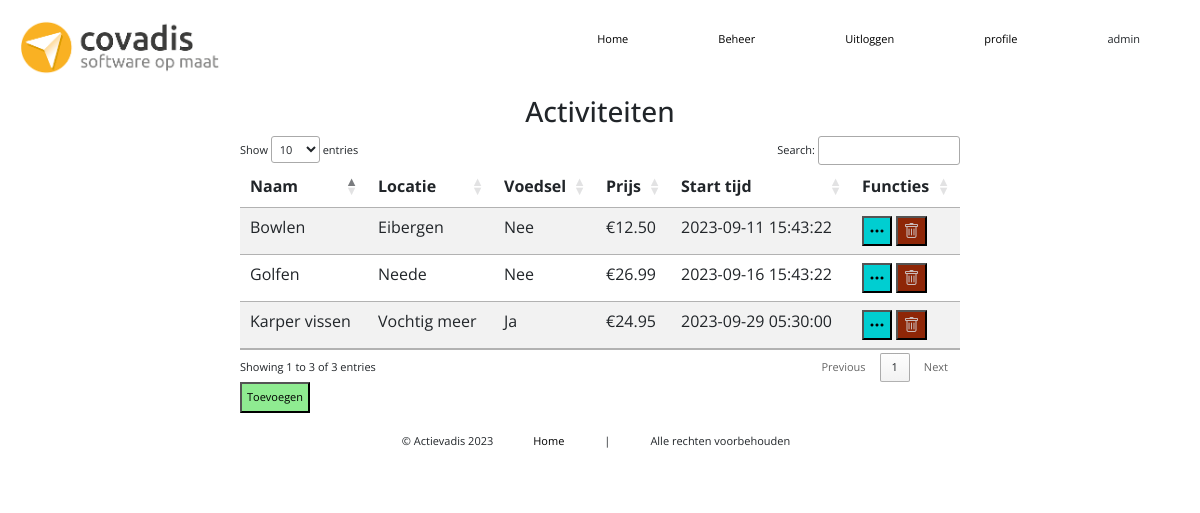
Page /Pages/Admin/admin.php (signed in) on the committed database.
### tables this page shows
CREATE TABLE `user` (
  `id` int(25) NOT NULL,
  `username` varchar(60) NOT NULL,
  `password` varchar(100) NOT NULL,
  `admin` tinyint(1) NOT NULL
);

CREATE TABLE `activity` (
  `id` int(11) NOT NULL,
  `name` varchar(60) NOT NULL,
  `location` varchar(255) NOT NULL,
  `food` tinyint(1) NOT NULL,
  `price` double NOT NULL,
  `description` varchar(255) NOT NULL,
  `image` varchar(30) NOT NULL,
  `startTime` datetime NOT NULL,
  `endTime` datetime NOT NULL
);

### Database/databaseFunctions.php (called while the page is built, shortened)
<?php
function db_connect(){
    $servername = "localhost";
    $username   = "root";
    $password   = "";
    $dbname     = "actievadis";
    $mysqli = new mysqli($servername, $username, $password, $dbname);
    return $mysqli;
}
function db_getData($query){
    $mysqli = db_connect();
    $result = $mysqli->query($query);
    return $result;
}
?>

### Database/userFunctions.php (called while the page is built, shortened)
<?php
require_once ("databaseFunctions.php");
require_once ("../../Class/User.php");
function getUserById($id)
{
    $result = db_getData("SELECT * FROM user WHERE id = '$id'");
    return $result;
}
?>

### Class/User.php (called while the page is built, shortened)
<?php
class user {
    private $username;
    private $admin;
    function __construct($sqlResult = null)
    {
        try {
            if ($sqlResult)
            {
                $userArr = $sqlResult->fetch_row();
                $this->username = $userArr[1];
                $this->admin = $userArr[3];
            } else {
                return $this;
            }
        } catch (\Throwable $th) {
            echo "Error: ".$th;
        }
    }
    public function getUsername()
    {
        return $this->username;
    }
    public function getAdmin()
    {
        return $this->admin;
    }
}

### Database/activityFunctions.php (called while the page is built, shortened)
<?php
require_once "databaseFunctions.php";
function getAllActivities()
{
    return db_getData("SELECT * FROM activity");
}
?>

### Class/HandyFunctions.php (called while the page is built, shortened)
<?php
function boolToYesNo($boolean)
{
    return $boolean ? "Ja" : "Nee";
}
?>

### Pages/Admin/admin.php (the view, shortened to what this page needs)
<?php
    require_once "../General/header.php";
    require_once "../../Database/activityFunctions.php";
?>
<link rel="stylesheet" href="../../Css/admin.css">
<link rel="stylesheet" href="https://cdn.jsdelivr.net/npm/bootstrap@5.2.3/dist/css/bootstrap.min.css">
<link href="//cdn.datatables.net/1.13.3/css/jquery.dataTables.min.css" rel="stylesheet">
<link rel="stylesheet" href="https://cdn.jsdelivr.net/npm/bootstrap-icons@1.10.3/font/bootstrap-icons.css">
<body>
    <div class="containerTable">
        <h3 class="bold">Activiteiten</h3>
        <table id="activityTable" class="table table-striped">
            <thead>
                <tr>
                    <th>Naam</th>
                    <th>Locatie</th>
                    <th>Voedsel</th>
                    <th>Prijs</th>
                    <th>Start tijd</th>
                    <th>Functies</th>
                </tr>
            </thead>
            <tbody>
                <?php $activities = getAllActivities();
                while ($activity = $activities->fetch_assoc()) {?>
                <tr>
                    <td><?php echo $activity['name']?></td>
                    <td><?php echo $activity['location']?></td>
                    <td><?php echo boolToYesNo($activity['food'])?></td>
                    <td><?php echo "€" . number_format((float)$activity['price'], 2, '.', '')?></td>
                    <td><?php echo $activity['startTime']?></td>
                    <td>
                        <button class="functionBtn btnMoreInfo" title="Meer info" id="<?php echo $activity['id'] ?>"><i class="bi bi-three-dots"></i></button>
                        <button class="functionBtn btnDelete" title="Meer info" id="<?php echo $activity['id'] ?>"><i class="bi bi-trash"></i></button>
                    </td>
                </tr>
                <?php }?>
            </tbody>
        </table>
        <button class="btnAddActivity" id="btnAddActivity">Toevoegen</button>
    </div>
</body>
<?php
require_once "../General/footer.php";
?>

### Pages/General/header.php (shortened to what this page needs)
<?php
include ('../../Database/userFunctions.php');
include "../../Class/HandyFunctions.php";
?>
<htlm>
    <link rel="stylesheet" href="../Css/header.css">
    <link rel="stylesheet" href="../../Css/header.css">
    <body>
        <div class="Header">
            <div class="Title">
                <img src="../../Images/ImgLogo.png" width="200px">
            </div>
            <nav class="Navheader">
                <ul class="MenuHeader">
                    <li class="headerli"><a href="#" class="headerA">Home</a></li>
                    <?php
                if (isset($_COOKIE['CurrUser'])) {
                    $user = new user(getUserById($_COOKIE['CurrUser']));
                    if ($user->getAdmin()) { ?>
                        <li class="headerli"><a href="../Admin/admin.php" class="headerA">Beheer</a></li>
                <?php
                    }
                }
                ?>
                        <li class="headerli">
                        <?php
                        if (isset($_COOKIE['CurrUser'])) {
                        ?>
                            <a href="../Account/logout.php" class="headerA"><span class="ingelogd">Uitloggen</span>
                        </a>
                        <?php
                        } else { ?>
                            <li class="headerli"><a href="../Account/login.php" class="headerA">Inloggen</a></li>
                        <?php } ?>
                        </li>
                        <?php
                        if (isset($_COOKIE['CurrUser'])) {
                        ?>
                        <li class="headerli"><a href="#" class="headerA">profile</a></li>
                        <li class="headerli"><?php
                            $user = new user(getUserById($_COOKIE['CurrUser']));
                            echo $user->getUsername();
                        ?></li>
                        <?php
                        }
                        ?>
                </ul>
            </nav>
        </div>
    </body>
</htlm>

### Css/header.css (style rules this page uses)
body { font-family: 'Open Sans', sans-serif; font-size: 17px; }
* { margin: 0; padding: 0; }
.Header { padding: 20px; display: flex; background-color: white; }
.Title { width: 30%; }
.Navheader { width: 70%; display: flex; align-items: center; justify-content: end; }
.MenuHeader { display: flex; }
.headerA { display: flex; margin-right: 50px; align-items: center; align-self: center; text-decoration: none; color: black; border: 1px white; }
.headerli { list-style: none; }

### Css/admin.css (style rules this page uses)
.containerTable { padding: 0 20%; }
.containerTable h3 { text-align: center; }
.btnMoreInfo { background-color: darkturquoise; }
.btnAddActivity { background-color: #8FEB91; padding: 5px; }
.functionBtn { height: 30.21px; width: 30.21px; }
.btnDelete { background-color: #8e2607; }
.btnDelete i { color: rgb(203, 189, 189); }

### Css/footer.css (style rules this page uses)
body { font-family: 'Open Sans', sans-serif; font-size: 11px; }
* { margin: 0; padding: 0; }
li { list-style: none; margin-right: 40px; }

### rows in the picture
user: username "admin"
activity: name "Bowlen", location "Eibergen", food "Nee", price "12.50", startTime "2023-09-11 15:43:22"
activity: name "Golfen", location "Neede", food "Nee", price "26.99", startTime "2023-09-16 15:43:22"
activity: name "Karper vissen", location "Vochtig meer", food "Ja", price "24.95", startTime "2023-09-29 05:30:00"
